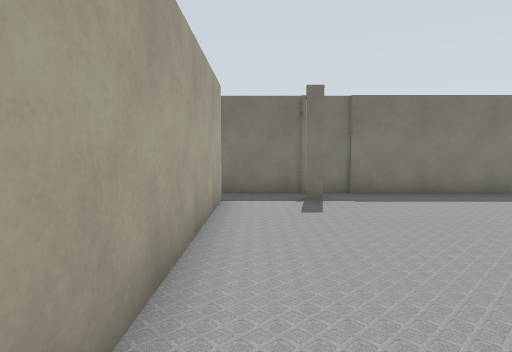
View 1 (above)

17 first-person views from a walk through a Gazebo world. The camera is 1.2 m above the floor, tilts 4° down and sees 75° across. Floor lines are 1 m apart. The floor is counted in squares, 1 m on a side. Each view is taken from the middle of a square. On the plan, view 1 faces up. The plan holds only what a view shows up to about 13 squares ahead; the rest is blank. The place goes on beyond the plan. Robots are left out.

View 2
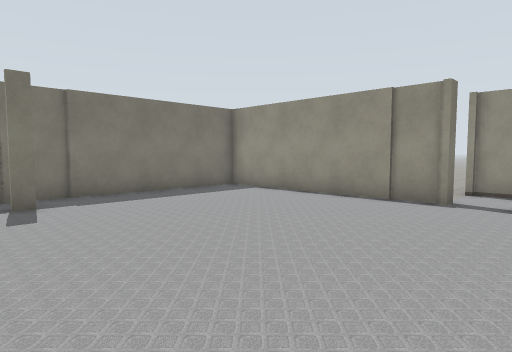

View 3
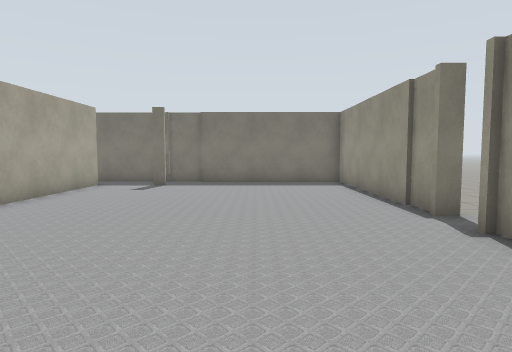

View 4
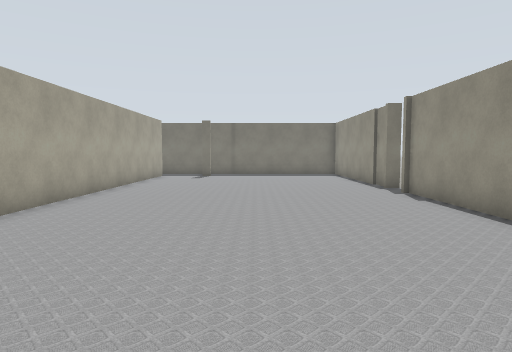

View 5
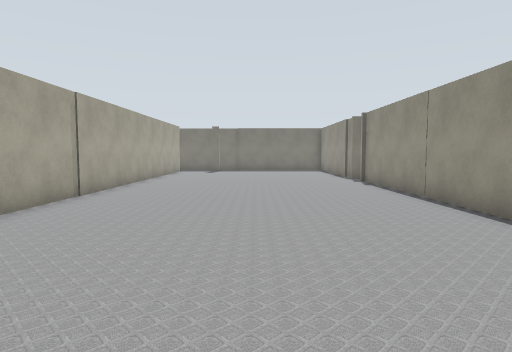

View 6
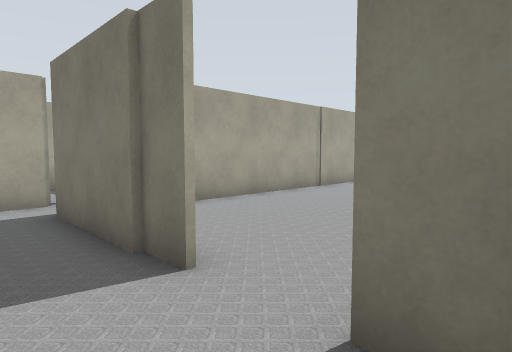

View 7
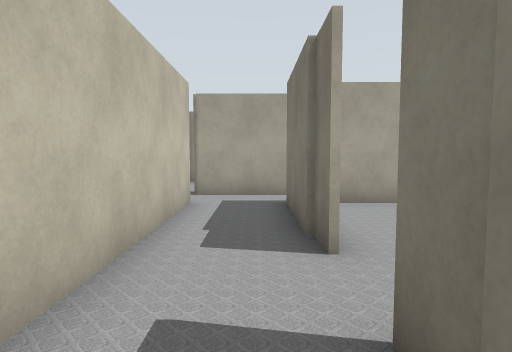

View 8
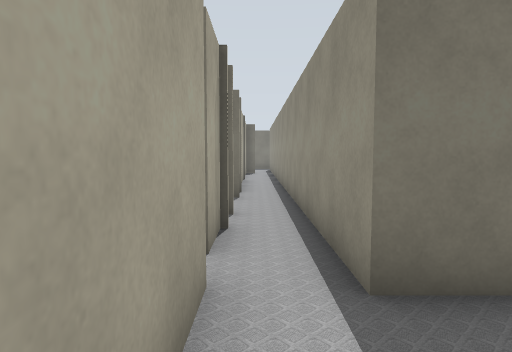

View 9
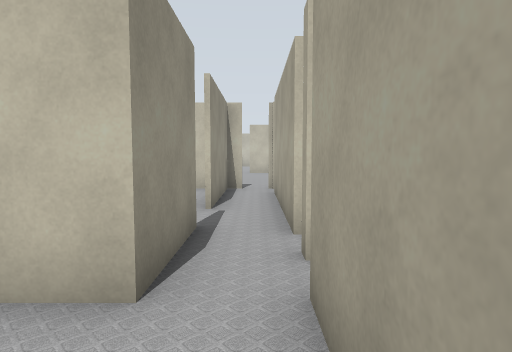

View 10
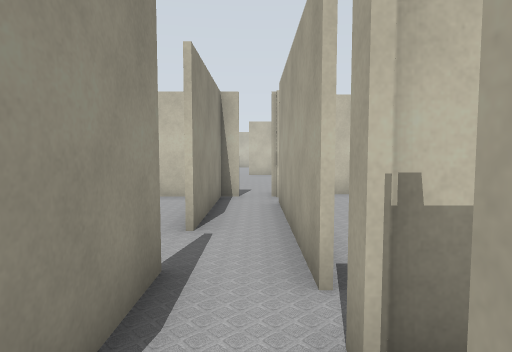

View 11
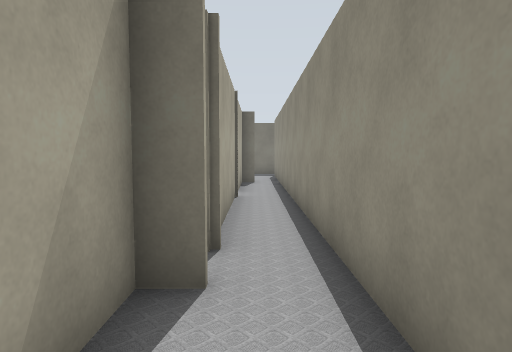

View 12
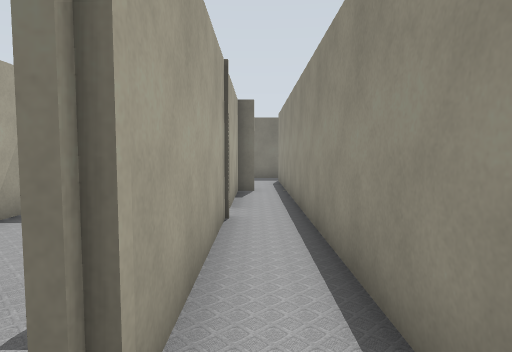

View 13
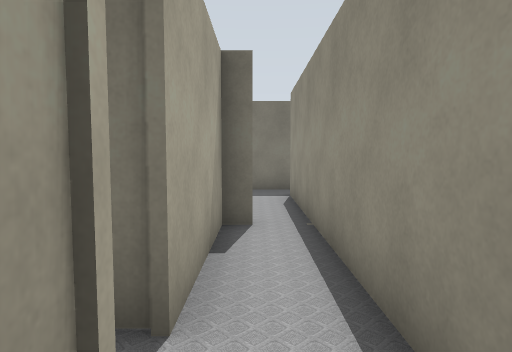

View 14
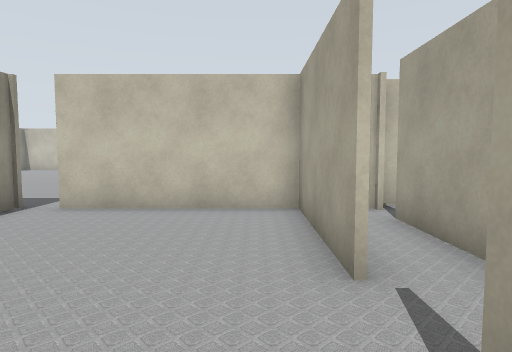

View 15
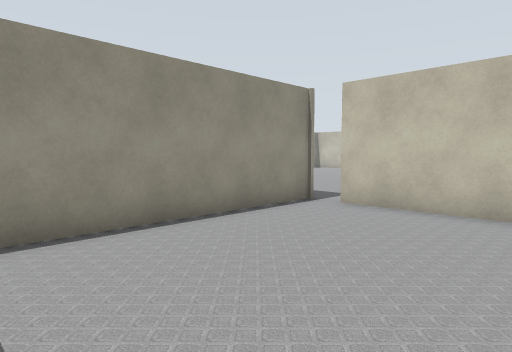

View 16
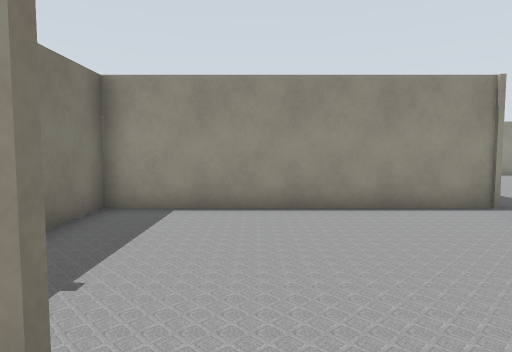

View 17
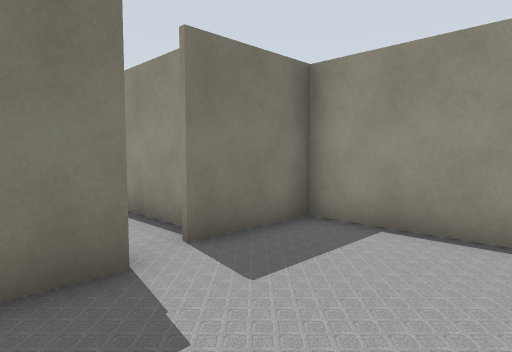

### Floor plan
Ten units are one square. View 1 is at (0, 0); x grows to the right and y downward. Boxes are objects, and circles mark ways between rooms. Rooms are numbered by the first view taken in them; rooms with no view inside come last. Other rooms are left out.
<svg viewBox="-41 -102 136 371">
<path fill="none" stroke="#000" d="M86 -22 86 -97 19 -97M86 71 86 -9M18 -82 11 -82M-9 -84 -9 110M15 -97 -4 -97M32 121 -10 121 -10 -49M61 121 49 121M-10 146 50 146M-24 119 -24 149M-24 96 -24 111M-31 61 -31 78M-24 -2 -24 45M-20 -45 -24 -45 -24 -12 -30 -12M-25 237 -36 237M-10 231 -10 190M12 264 12 232 -16 232M-10 174 -10 146M-24 168 -24 221M-9 190 -9 231M52 232 52 147 31 147M-16 231 42 231"/>
<circle cx="40" cy="120" r="3" fill="#2a7"/>
<circle cx="-20" cy="150" r="3" fill="#2a7"/>
<circle cx="-10" cy="185" r="3" fill="#2a7"/>
<text x="40" y="10">1</text>
<text x="40" y="120">2</text>
<text x="-20" y="230">3</text>
<text x="20" y="190">4</text>
</svg>
Room 1 opens to room 2. Room 2 opens to room 3. Room 3 opens to room 4.

Where each view was taken, in squares from view 1:
view 1: 0 up, 0 right, facing up
view 2: 0 up, 0 right, facing up-right
view 3: 4 down, 5 right, facing up
view 4: 9 down, 4 right, facing up
view 5: 13 down, 4 right, facing up
view 6: 14 down, 6 right, facing up-left
view 7: 13 down, 7 right, facing left
view 8: 15 down, 2 left, facing up
view 9: 12 down, 2 left, facing down
view 10: 14 down, 2 left, facing down
view 11: 9 down, 2 left, facing up
view 12: 6 down, 2 left, facing up
view 13: 1 down, 2 left, facing up
view 14: 16 down, 0 right, facing down
view 15: 16 down, 0 right, facing down-right
view 16: 18 down, 2 left, facing right
view 17: 27 down, 4 left, facing up-right
